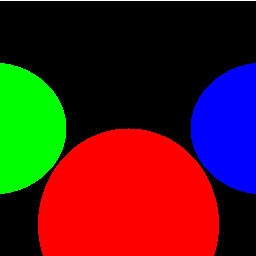

Write Python code to recreate this figure.
from renderer import Renderer
from modeler import World
from modeler import *

my_world = World(ppu=256)

my_world.addObject(Sphere(1, (0,-1,3), (255,0,0)))
my_world.addObject(Sphere(1, (2,0,4), (0,0,255)))
my_world.addObject(Sphere(1, (-2,0,4), (0,255,0)))

r_t = Renderer(my_world, pixel_dimensions=(256,256))

frame_img = r_t.render()
frame_img.save("chapter_2.png")